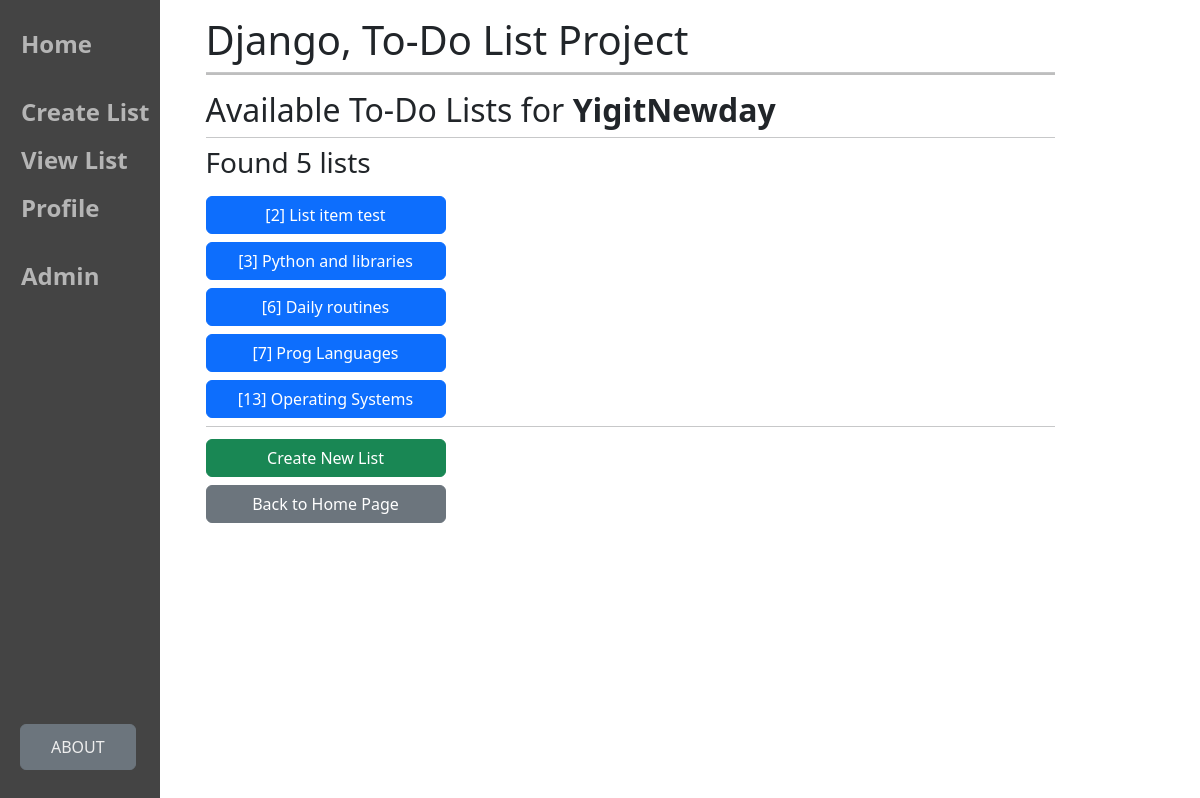
/view-list/ (signed in), run on the app's committed database.
### main/models.py (models this page shows, shortened)
class ToDoList(models.Model):
    user = models.ForeignKey(User, on_delete=models.CASCADE, related_name="todolist", null=True)
    name = models.CharField(max_length=200)

### main/views.py (the view)
# urls.py: path('view-list/', views.view_list, name="view user lists"),
def view_list(response):
    return render(response, "main/viewlist.html", {"list_cnt": response.user.todolist.count()})

### main/templates/main/viewlist.html (shortened to what this page needs)
{% extends "main/base.html" %}
{% block content %}
    <h2>Available To-Do Lists for <strong>{{ user }}</strong></h2>
    <hr class="mt-0 mb-2">
    <h3>Found {{ list_cnt }} lists</h3>
    {% for td in user.todolist.all %}
        <a href="/view-list-items/{{ td.id }}">
            <button class="btn btn-primary mt-2" style="width: 240px;">[{{ td.id }}] {{ td.name }}</button>
        </a>
        <br />
    {% endfor %}
    <hr class="mt-2 mb-1">
    <a href="/create-list">
        <button name="createList" class="btn btn-success mt-2" style="width: 240px;">Create New List</button>
    </a>
    <br />
    <a href="/">
        <button name="homePage" class="btn btn-secondary mt-2 mb-2" style="width: 240px;">Back to Home Page</button>
    </a>
{% endblock %}

### data on the page
ToDoList: id "2", name "List item test"
ToDoList: id "3", name "Python and libraries"
ToDoList: id "6", name "Daily routines"
ToDoList: id "7", name "Prog Languages"
ToDoList: id "13", name "Operating Systems"

### other printed values
{{ user }} "YigitNewday"
{{ list_cnt }} "5"
